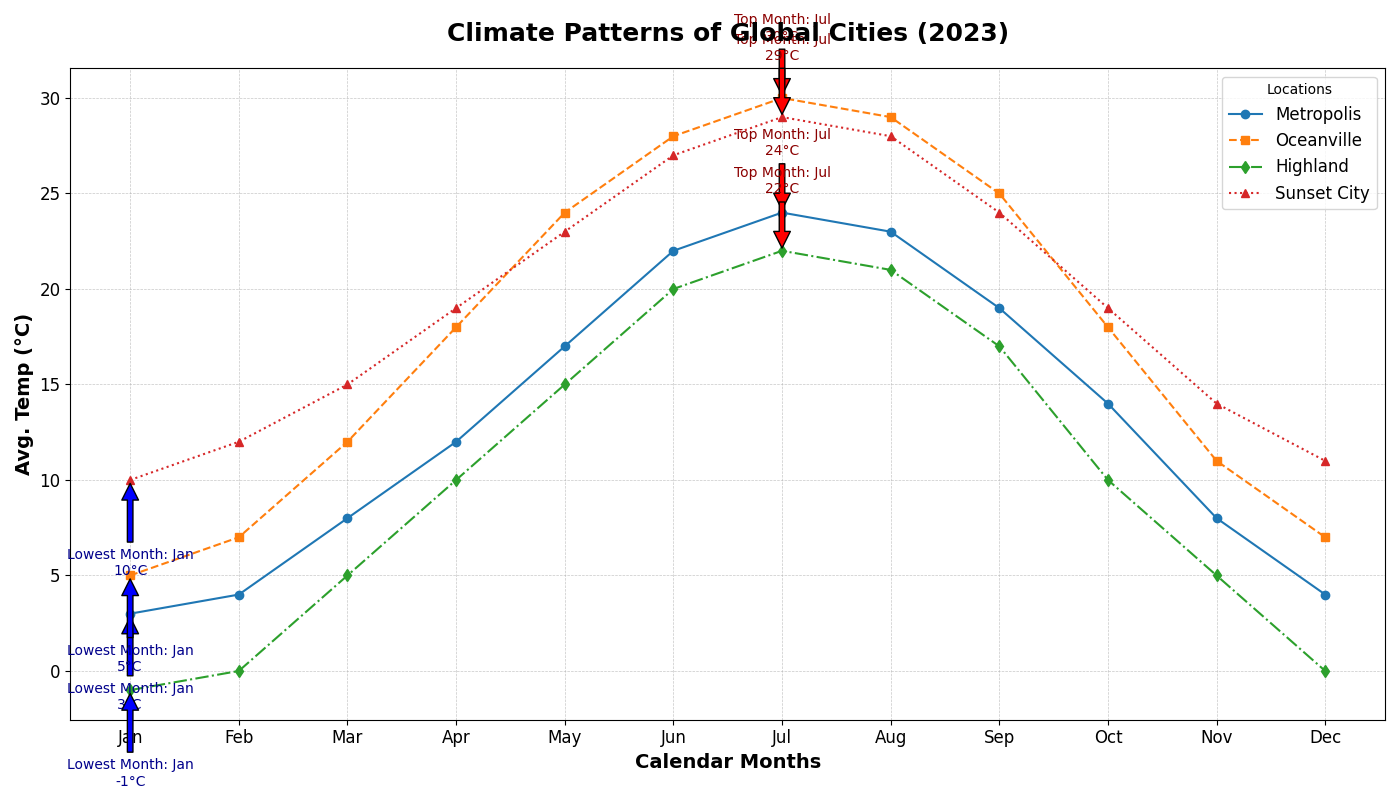

Reproduce this figure in Python.
import matplotlib.pyplot as plt
import numpy as np

# Define months
months = np.array(['Jan', 'Feb', 'Mar', 'Apr', 'May', 'Jun', 'Jul', 'Aug', 'Sep', 'Oct', 'Nov', 'Dec'])

# Constructing average temperature data for four cities
city_names = ['Metropolis', 'Oceanville', 'Highland', 'Sunset City']
city_a_temps = np.array([3, 4, 8, 12, 17, 22, 24, 23, 19, 14, 8, 4])
city_b_temps = np.array([5, 7, 12, 18, 24, 28, 30, 29, 25, 18, 11, 7])
city_c_temps = np.array([-1, 0, 5, 10, 15, 20, 22, 21, 17, 10, 5, 0])
city_d_temps = np.array([10, 12, 15, 19, 23, 27, 29, 28, 24, 19, 14, 11])

# Create the plot area
fig, ax = plt.subplots(figsize=(14, 8))

# Plot lines for each city
ax.plot(months, city_a_temps, marker='o', linestyle='-', label='Metropolis')
ax.plot(months, city_b_temps, marker='s', linestyle='--', label='Oceanville')
ax.plot(months, city_c_temps, marker='d', linestyle='-.', label='Highland')
ax.plot(months, city_d_temps, marker='^', linestyle=':', label='Sunset City')

# Customize title and labels
ax.set_title("Climate Patterns of Global Cities (2023)", fontsize=18, fontweight='bold', pad=20)
ax.set_xlabel("Calendar Months", fontsize=14, weight='bold')
ax.set_ylabel("Avg. Temp (°C)", fontsize=14, weight='bold')
ax.legend(loc='upper right', fontsize=12, title='Locations')

# Add grid for better readability
ax.grid(True, which='both', linestyle='--', linewidth=0.5, alpha=0.7)

# Highlight hottest and coldest months for each city
for city_temps, city_name in zip([city_a_temps, city_b_temps, city_c_temps, city_d_temps], city_names):
    hottest_month = months[np.argmax(city_temps)]
    coldest_month = months[np.argmin(city_temps)]
    hottest_temp = np.max(city_temps)
    coldest_temp = np.min(city_temps)
    
    ax.annotate(f'Top Month: {hottest_month}\n{hottest_temp}°C', 
                xy=(hottest_month, hottest_temp), 
                xytext=(hottest_month, hottest_temp + 3), 
                arrowprops=dict(facecolor='red', shrink=0.05), 
                fontsize=10, color='darkred', ha='center')
    
    ax.annotate(f'Lowest Month: {coldest_month}\n{coldest_temp}°C', 
                xy=(coldest_month, coldest_temp), 
                xytext=(coldest_month, coldest_temp - 5), 
                arrowprops=dict(facecolor='blue', shrink=0.05), 
                fontsize=10, color='darkblue', ha='center')

# Improve tick appearance
plt.xticks(fontsize=12)
plt.yticks(fontsize=12)

# Adjust layout
plt.tight_layout()

# Display the chart
plt.show()
